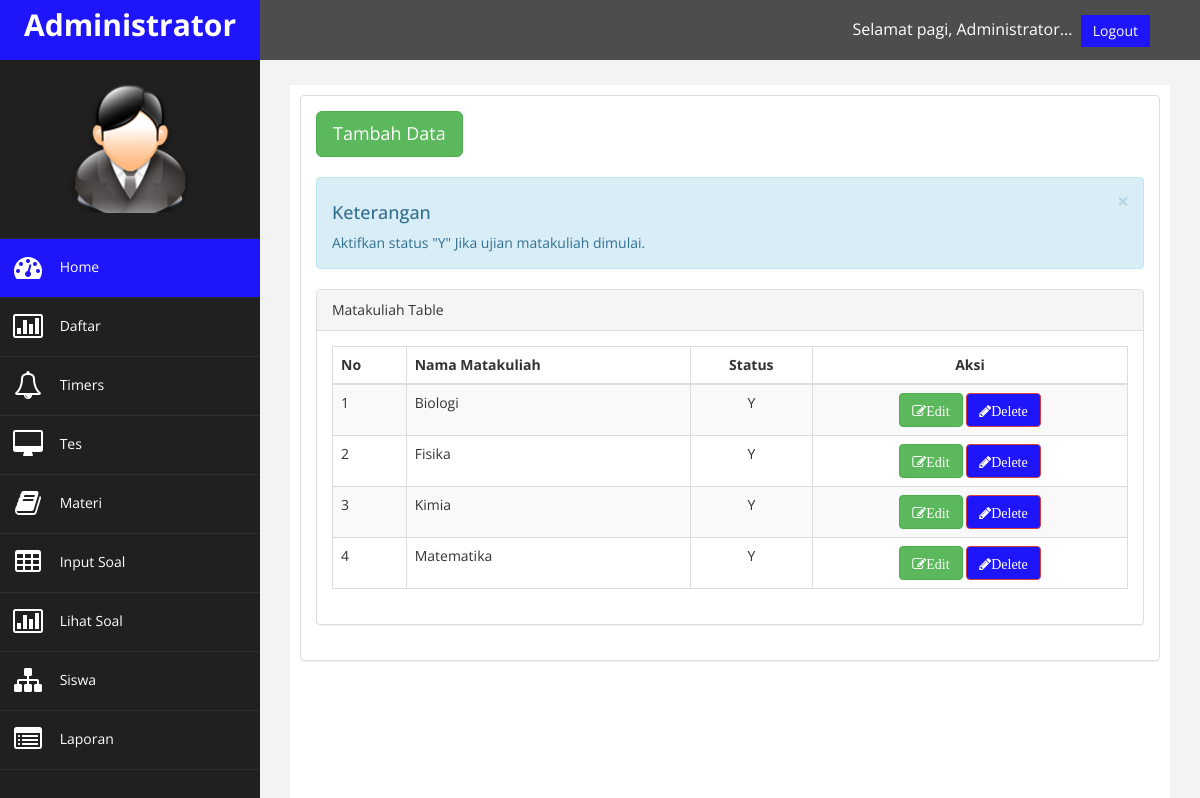
Screenshot of /admin/home.php?page=matkul with the database file from the repository.
### tables this page shows
CREATE TABLE `kategori` (
  `id_kategori` int(5) NOT NULL,
  `nama_kategori` varchar(100) NOT NULL,
  `aktif` enum('Y','N') NOT NULL DEFAULT 'Y'
);

### admin/matkul.php (the view, shortened to what this page needs)
<a href="?page=aksi&amp;matkul=form-input"
	class="btn btn-success btn-lg">Tambah Data</a>
<br />
<br />
<div class="alert alert-info alert-dismissable">
	<button type="button" class="close" data-dismiss="alert"
		aria-hidden="true">×</button>
	<h4>Keterangan</h4>
	Aktifkan status "Y" Jika ujian matakuliah dimulai.
</div>
<div class="panel panel-default">
	<div class="panel-heading">Matakuliah Table</div>
	<div class="panel-body">
		<div class="table-responsive">
			<table class="table table-striped table-bordered table-hover"
				id="dataTables-example">
				<thead>
					<tr>
						<th>No</th>
						<th>Nama Matakuliah</th>
						<th><center>Status</center></th>
						<th><center>Aksi</center></th>
					</tr>
				</thead>
				<tbody>
                    <?php
                        include "koneksi.php";
                        $tampil = mysqli_query($koneksi, "SELECT * FROM `kategori` ORDER BY `nama_kategori`");
                        $no = 1;
                        while ($k = mysqli_fetch_array($tampil)) {
                            echo "<tr>";
                            echo "<td>$no</td>";
                            echo "<td>$k[nama_kategori]</td>";
                            echo "<td><center>$k[aktif]</center></td>";
                            echo "<td><center><a class='btn btn-success' href='?page=aksi&matkul=form-edit&id=$k[id_kategori]'><i class='fa fa-edit'>Edit</i></a>
    					            <a class='btn btn-danger' href='?page=aksi&matkul=hapus&id=$k[id_kategori]'><i class='fa fa-pencil'>Delete</i></a></center></td>";
                            echo "</tr>";
                            $no ++;
                        }
                        echo "</tbody></table> ";
                    ?>
		</div>
	</div>
</div>

### admin/assets/css/custom.css (style rules this page uses)
body { font-family: 'Open Sans', sans-serif; }
i { vertical-align: middle; }
h4 { padding-top:10px; }

### rows the page displays
kategori: nama_kategori "Biologi", aktif "Y"
kategori: nama_kategori "Fisika", aktif "Y"
kategori: nama_kategori "Kimia", aktif "Y"
kategori: nama_kategori "Matematika", aktif "Y"
